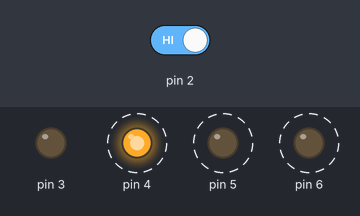
A sketch run on a simulated Arduino Uno, built with avr-gcc and run on an emulated ATmega328P. Shown: output pins drawn as LEDs (lit = HIGH). Dashed ring = blinking. The inputs (shaded band) are chosen by the test bench; at power-on: pin 2 HIGH.

Above: at 2.3 s.
2.4 s: pin 2 driven LOW
At 3.12 s:
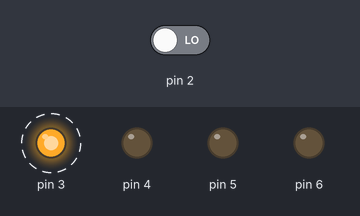
5.9 s: pin 2 driven HIGH
At 6.37 s:
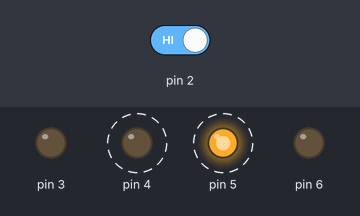
Timing chart, 0 to 15.4 s (numbered marks = the images above; inputs shaded):
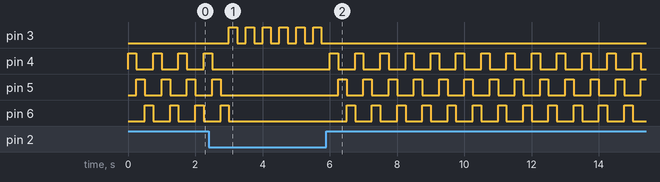

Measured:
- after the input at 2.4 s, pin 3: alternates HIGH for 0.25 s and LOW for 0.25 s, starting after 0.60 s; pin 4: goes on until 2.5 s, then stays LOW; pin 5: goes on until 2.8 s, then stays LOW; pin 6: goes on until 3.0 s, then stays LOW
- after the input at 5.9 s, pin 3: stops changing and stays LOW; pin 4: alternates HIGH for 0.25 s and LOW for 0.50 s, starting after 0.10 s; pin 5: alternates HIGH for 0.25 s and LOW for 0.50 s, starting after 0.35 s; pin 6: alternates HIGH for 0.25 s and LOW for 0.50 s, starting after 0.60 s
- by itself, pin 4–6: alternates HIGH for 0.25 s and LOW for 0.50 s

The sketch:

spaceship_interface-expanded.ino
```cpp
int switchState = 0;

void setup() {
  pinMode(2, INPUT);
  pinMode(3, OUTPUT);
  pinMode(4, OUTPUT);
  pinMode(5, OUTPUT);
  pinMode(6, OUTPUT);
}

void loop() {
  switchState = digitalRead(2);

  if (switchState == LOW) {
    digitalWrite(3, HIGH);
    delay(250);
    digitalWrite(3, LOW);
    delay(250);
  } else {
    digitalWrite(3, LOW);
    digitalWrite(6, LOW);
    digitalWrite(5, LOW);
    digitalWrite(4, HIGH);

    delay(250);
    digitalWrite(5, HIGH);
    digitalWrite(4, LOW);
    delay(250);
    digitalWrite(6, HIGH);
    digitalWrite(5, LOW);
    delay(250);
    digitalWrite(6, LOW);
  }
}
```
